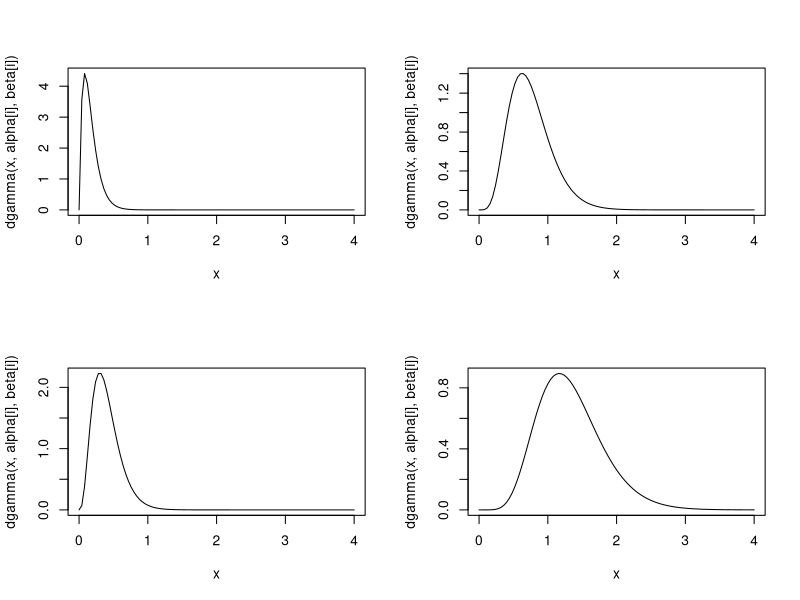
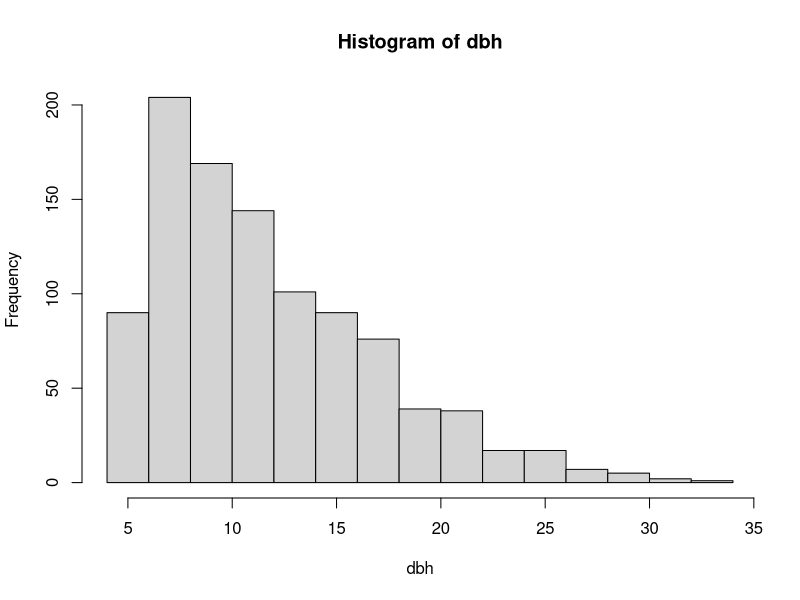
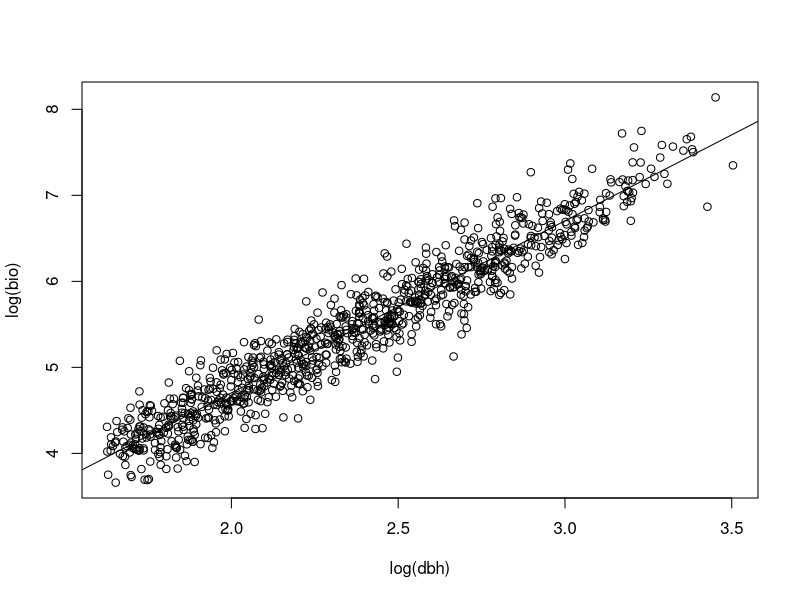
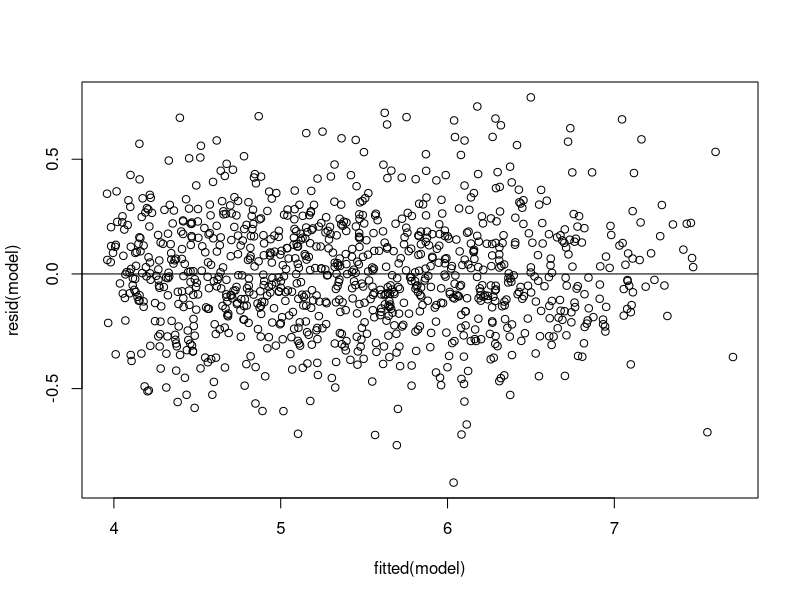
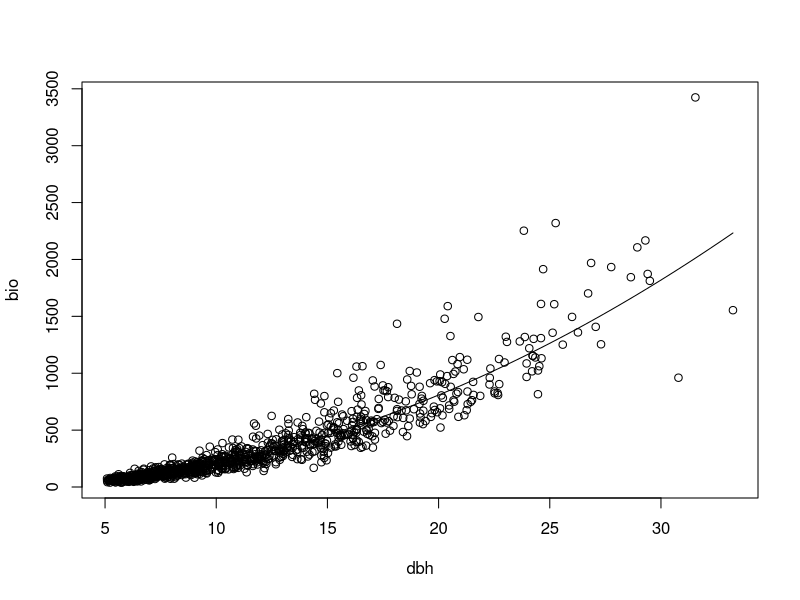
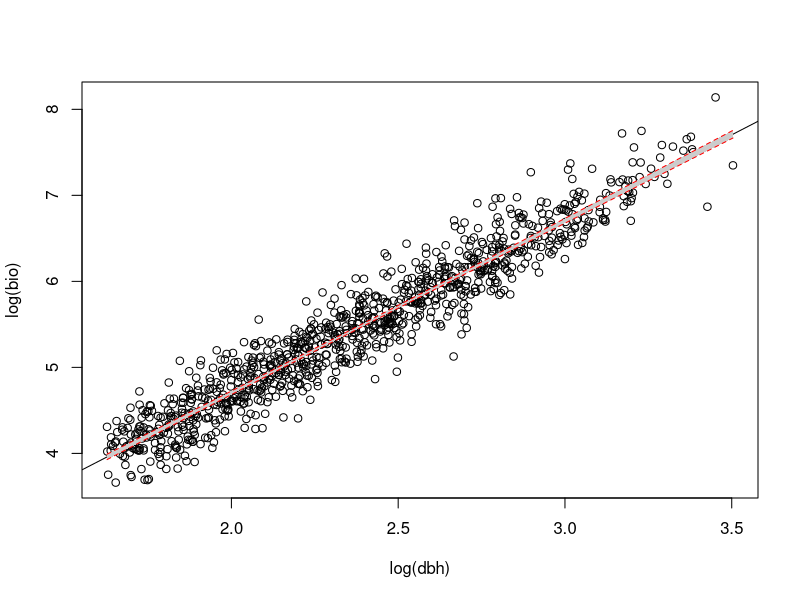
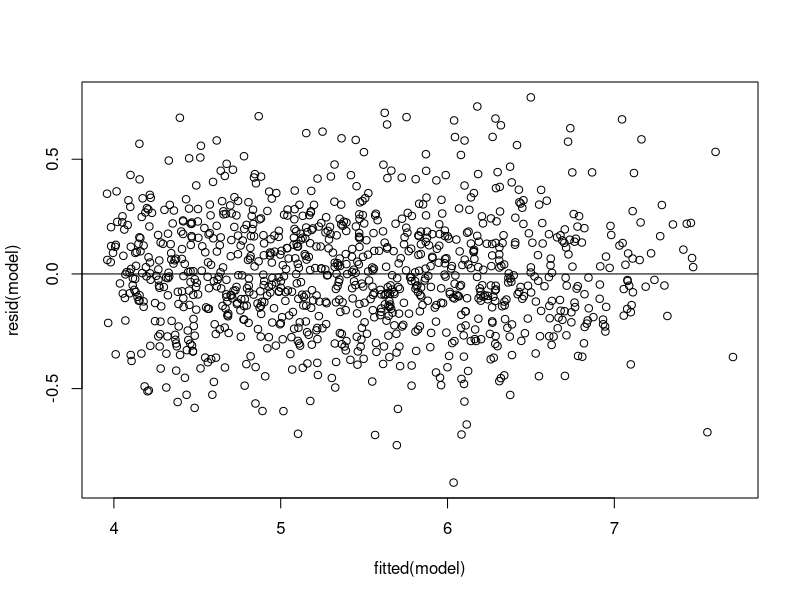
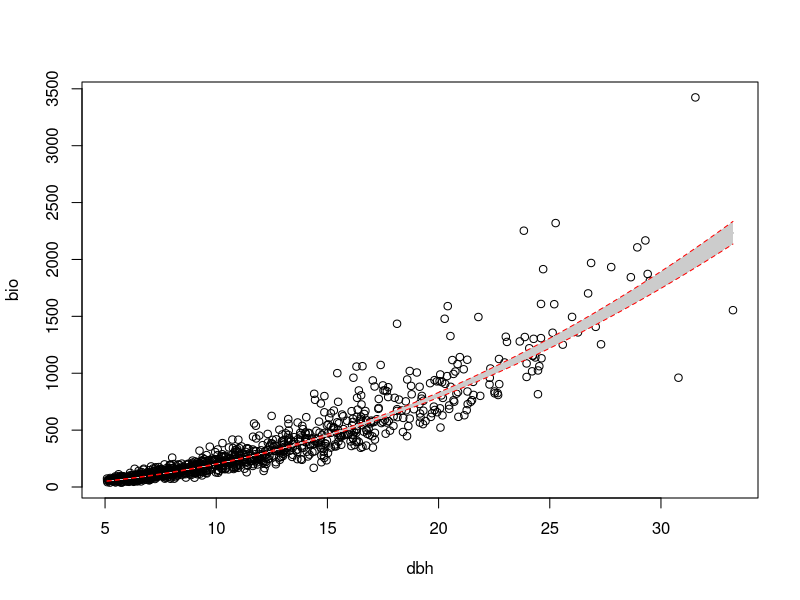

Reproduce these figures in R, in order. (Note: a time limit stopped this script after it produced the figures.)
##
## Sequential PPS sampling design simulation
##

setwd('~/Google Drive/PalEON/PalEON Meeting Data/Forest ECDF Sampling/')

##
## Simulate dbh
##

N <- 1000
n <- 100
#alpha <- 2
#beta <- 6
#curve(dgamma(x, alpha, beta))
#dbh <- rgamma(N, alpha, beta)
#dbh <- runif(N)
alpha <- c(2, 4, 6, 8) 
beta <- c(12, 10, 8, 6)
layout(matrix(1:4, 2, 2))
for(i in 1:4){
	curve(dgamma(x, alpha[i], beta[i]), from = 0, to = 4)
}
samp.density <- sample(1:4, N, replace = TRUE)
dbh <- 5 + 10 * rgamma(N, alpha[samp.density], beta[samp.density])
par(mfrow = c(1, 1))
#pdf(file = 'dbh1.pdf')
hist(dbh, breaks = 20)
#dev.off()
truth.dbh <- 1 / N * sum(dbh)
truth.dbh

##
## Simulate Biomass
##

a <- 2
b <- 2
s2 <- 1 / 4
epsilon <- rnorm(N, 0, s2)
bio <- a * dbh ^ b * exp(epsilon)
bio[bio < 0]
plot(log(bio) ~ log(dbh))
model <- lm(log(bio) ~ log(dbh))
abline(model)
plot(resid(model) ~ fitted(model))
abline(h=0)
plot(bio ~ dbh)
curve(exp(model$coeff[1]) * x^model$coeff[2], add = TRUE)

truth.bio <- mean(bio)

## Plot of data
#pdf(file = 'dbhLogModel.pdf')
plot(log(bio) ~ log(dbh))
model <- lm(log(bio) ~ log(dbh))
abline(model)
newdbh <- seq(min(dbh), max(dbh), length.out = 1000)
preds <- predict(model, newdata = data.frame(dbh = newdbh), interval = "confidence")
polygon(c(rev(log(newdbh)), log(newdbh)), c(rev(preds[, 3]), preds[, 2]), col = 'grey80', border = NA)
lines(log(newdbh), preds[ ,3], lty = 'dashed', col = 'red')
lines(log(newdbh), preds[ ,2], lty = 'dashed', col = 'red')
#dev.off()
#pdf(file = 'dbhModelResid.pdf')
plot(resid(model) ~ fitted(model))
abline(h=0)
#dev.off()
#pdf(file = 'dbhModel.pdf')
plot(bio ~ dbh)
curve(exp(model$coeff[1]) * x^model$coeff[2], add = TRUE)
polygon(c(rev(newdbh), newdbh), c(rev(exp(preds[, 3])), exp(preds[, 2])), col = 'grey80', border = NA)
lines(newdbh, exp(preds[ ,3]), lty = 'dashed', col = 'red')
lines(newdbh, exp(preds[ ,2]), lty = 'dashed', col = 'red')
#dev.off()

##
## True PPS sampling design
##

p <- dbh / sum(dbh)
hist(p)

samp <- sample(1:N, n, prob = p)
estimate.dbh <- 1 / N * sum(1 / n * dbh[samp] / p[samp])
estimate.bio <- 1 / N * sum(1 / n * bio[samp] / p[samp])

truth.dbh - estimate.dbh
truth.bio - estimate.bio

##
## Compare True allometric relationship to pps allometric relationship
##

model.pps <- lm(log(bio[samp]) ~ log(dbh[samp]))
model
model.pps

layout(matrix(1:4, 2))
plot(log(bio) ~ log(dbh))
abline(model)
plot(bio ~ dbh)
curve(exp(model$coeff[1]) * x^model$coeff[2], add = TRUE)
plot(log(bio[samp]) ~ log(dbh[samp]))
abline(model.pps)
plot(bio[samp] ~ dbh[samp])
curve(exp(model.pps$coeff[1]) * x^model.pps$coeff[2], add = TRUE)


##
## Estimate Bias from pps sampling
##
iter <- 100
coefs <- matrix(nrow = iter, ncol = 2)
for(j in 1:iter){
	samp <-  sample(1:N, n, prob = p)
	model.pps <- lm(log(bio[samp]) ~ log(dbh[samp]))
	coefs[j, ] <- model.pps$coef
}

apply(coefs, 2, mean)
c(log(a), b) 
## Seems to be unbiasedly estimating the regression parameters

##
## Sequential PPS design
##

##
## Sample the first element (x1) with probability 1
## Sample the second element (x2) with probability 1 if x2 > x1
##                                                 1/2 if x2 <= x1  
##
## Sample the third element (x3) with probability 1 if x3 > x1 & x2
##                                                2/3 if x3 > x1 & x3 < x2 
##                                                2/3 if x3 > x2 & x3 < x1
##                                                1/3 if x3 < x1 & x2
##
## And so on
##

##
## Testing the behavior of the probability of being sampled pi_i for one population
##

#dbh <- runif(N)
#alpha <- 2
#beta <- 6

hist(dbh, freq = FALSE, breaks = 20)
#curve(dgamma(x, alpha, beta))

iter <- 10000
est.mn.dbh <- vector(length = iter)
est.var.dbh <- vector(length = iter)
est.mn.bio <- vector(length = iter)
est.var.bio <- vector(length = iter)
bio.fit <- vector(mode = 'list', length = iter)
bio.fit.weight <- vector(mode = 'list', length = iter)
bio.fit.srs <- vector(mode = 'list', length = iter)
pi.save <- rep(0, length = N)
n.save <- vector(length = iter)
s2.core <- 1/8 # Sampling error from coring tree
coefs <- matrix(nrow = iter, ncol = 2)

for(i in 1:iter){
	if(i %% 100 == 0){
		cat(i, ' ')
	}
	p <- vector(length = N)
	samp.srs <- sample(1:N, n) #SRS sampling for comparison
	samp <- sample(1:N)
	dbh.samp <- dbh[samp]
	bio.samp <- bio[samp]
	for(k in 1:N){
		x <- dbh.samp[1:k]
		fn <- ecdf(x)
		p[k] <- fn(x)[k]
	}
#	p <- p * 2 * n / N #potential sample size adjustment
	samples <- rbinom(N, 1, p)
	dbh.pps <- dbh.samp[which(samples == 1)]
	error <- rnorm(N, 0, s2.core)
	bio.pps <- (bio.samp*exp(error))[which(samples == 1)] #exponential error due to measurement error sampling the cores, not sampling design
	
	n.save[i] <- sum(samples)
	probs <- p[which(samples == 1)]
	p[samp] <- p
	pi.save <- pi.save + 1 / iter * p
	est.mn.dbh[i] <- 1 / N * sum(dbh.pps / probs) # check these
	est.var.dbh[i] <- (1 / N) * var(dbh.pps / probs)
	est.mn.bio[i] <- 1 / N * sum(bio.pps / probs) # check these
	est.var.bio[i] <- (1 / N) * var(bio.pps / probs)
	model.pps <- lm(log(bio.pps) ~ log(dbh.pps))
	coefs[i, ] <- model.pps$coef
	bio.fit[[i]] <- exp(model.pps$coef[1]) * dbh^model.pps$coef[2]  
	model.srs <- lm(log((bio*exp(error))[samp.srs]) ~ log(dbh[samp.srs]))
	bio.fit.srs[[i]] <- exp(model.srs$coef[1]) * dbh^model.srs$coef[2]  
	model.pps.weight <- lm(log(bio.pps) ~ log(dbh.pps), weights = 1 / fn(dbh.pps))
	bio.fit.weight[[i]] <- exp(model.pps.weight$coef[1]) * dbh^model.pps.weight$coef[2]  
}

#load("pps.test.RData")

apply(coefs, 2, mean) ## Looks pretty unbiased to me
c(log(a), b) 


mean(est.mn.dbh)
var(est.mn.dbh)
mean(est.var.dbh)
mean(dbh)
var(dbh) / N^2
mean(n.save)


## Plots suggest CLT behavior
layout(matrix(c(1:4), nrow = 2))
hist(est.mn.dbh, freq = FALSE, breaks = 20)
curve(dnorm(x, mean(est.mn.dbh), sqrt(N*mean(est.var.dbh))), add = TRUE)  
## Density function for dbh
#curve((1/4 * dbeta(x, alpha[1], beta[1]) + 1/4 * dbeta(x, alpha[2], beta[2]) + 1/4 * dbeta(x, alpha[3], beta[3]) + 1/4 * dbeta(x, alpha[4], beta[4])), ylab = "")  
hist(est.mn.bio, freq = FALSE, breaks = 20)
curve(dnorm(x, mean(est.mn.bio), sqrt(N*var(est.var.bio))), add = TRUE)
hist(n.save) # mean is about 1/2 number of trees N for this distribution
cdffn <- ecdf(dbh)
#hist(pi.save - 2 * n / N * cdffn(dbh) - 1/N, breaks = 20) # Not the same as pps sampling # controlling sample size
#mean(pi.save - 2 * n / N * cdffn(dbh)- 1/N) # controlling sample size

hist(pi.save - cdffn(dbh)); abline(v = 0, lwd = 8)
mean(pi.save - cdffn(dbh))
MSPE.srs <- vector(length = iter)
MSPE.pps <- vector(length = iter)
MSPE.pps.weight <- vector(length = iter)
for(i in 1:iter){
	MSPE.srs[i] <- mean((bio.fit.srs[[i]] - bio)^2)
	MSPE.pps[i] <- mean((bio.fit[[i]] - bio)^2)
	MSPE.pps.weight[i] <- mean((bio.fit.weight[[i]] - bio)^2)
}

mean(MSPE.srs)
mean(MSPE.pps)
mean(MSPE.pps.weight)


##
##
##


##
## Informative sampling test idea
##
model.no.informative <- lm(log(bio.pps) ~ log(dbh.pps))
model.informative <- lm(log(bio.pps) ~ log(dbh.pps) + 1 / fn(dbh.pps) + log(dbh.pps) * 1 / fn(dbh.pps))
anova(model.no.informative, model.informative)




#save.image(file = "pps.test.RData")

hist(pi.save - 2 * n / N * cdffn(dbh), freq = FALSE)
lines(density(pi.save - 2 * n / N * cdffn(dbh)))
